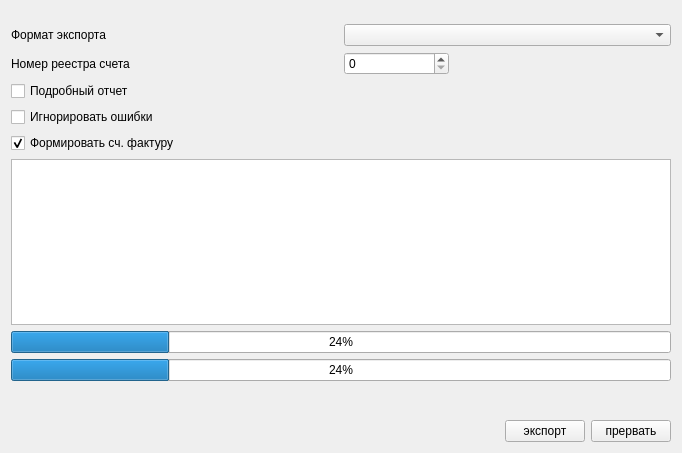
<?xml version="1.0" encoding="UTF-8"?>
<ui version="4.0">
 <class>ExportR23NativePage1</class>
 <widget class="QWidget" name="ExportR23NativePage1">
  <property name="geometry">
   <rect>
    <x>0</x>
    <y>0</y>
    <width>682</width>
    <height>453</height>
   </rect>
  </property>
  <property name="windowTitle">
   <string>Form</string>
  </property>
  <layout class="QGridLayout" name="gridLayout">
   <item row="2" column="0" colspan="2">
    <widget class="QLabel" name="lblRegistryNumber">
     <property name="text">
      <string>Номер реестра счета</string>
     </property>
    </widget>
   </item>
   <item row="4" column="0" colspan="3">
    <widget class="QCheckBox" name="chkIgnoreErrors">
     <property name="text">
      <string>Игнорировать ошибки</string>
     </property>
    </widget>
   </item>
   <item row="10" column="4">
    <spacer>
     <property name="orientation">
      <enum>Qt::Vertical</enum>
     </property>
     <property name="sizeHint" stdset="0">
      <size>
       <width>20</width>
       <height>40</height>
      </size>
     </property>
    </spacer>
   </item>
   <item row="1" column="0" colspan="2">
    <widget class="QLabel" name="lblExportType">
     <property name="text">
      <string>Формат экспорта</string>
     </property>
    </widget>
   </item>
   <item row="9" column="0">
    <widget class="QLabel" name="lblElapsed">
     <property name="text">
      <string/>
     </property>
    </widget>
   </item>
   <item row="1" column="3" colspan="3">
    <widget class="QComboBox" name="cmbExportType"/>
   </item>
   <item row="11" column="0" colspan="6">
    <layout class="QHBoxLayout" name="horizontalLayout">
     <item>
      <widget class="QLabel" name="lblRevision">
       <property name="enabled">
        <bool>false</bool>
       </property>
       <property name="text">
        <string/>
       </property>
      </widget>
     </item>
     <item>
      <spacer>
       <property name="orientation">
        <enum>Qt::Horizontal</enum>
       </property>
       <property name="sizeHint" stdset="0">
        <size>
         <width>40</width>
         <height>20</height>
        </size>
       </property>
      </spacer>
     </item>
     <item>
      <widget class="QPushButton" name="btnExport">
       <property name="text">
        <string>экспорт</string>
       </property>
      </widget>
     </item>
     <item>
      <widget class="QPushButton" name="btnCancel">
       <property name="text">
        <string>прервать</string>
       </property>
      </widget>
     </item>
    </layout>
   </item>
   <item row="3" column="0" colspan="2">
    <widget class="QCheckBox" name="chkVerboseLog">
     <property name="text">
      <string>Подробный отчет</string>
     </property>
    </widget>
   </item>
   <item row="5" column="0" colspan="4">
    <widget class="QCheckBox" name="chkMakeInvoice">
     <property name="text">
      <string>Формировать сч. фактуру</string>
     </property>
     <property name="checked">
      <bool>true</bool>
     </property>
    </widget>
   </item>
   <item row="0" column="4">
    <spacer>
     <property name="orientation">
      <enum>Qt::Vertical</enum>
     </property>
     <property name="sizeHint" stdset="0">
      <size>
       <width>20</width>
       <height>40</height>
      </size>
     </property>
    </spacer>
   </item>
   <item row="2" column="3">
    <widget class="QSpinBox" name="edtRegistryNumber">
     <property name="maximum">
      <number>99999</number>
     </property>
    </widget>
   </item>
   <item row="7" column="0" colspan="6">
    <widget class="CProgressBar" name="progressBarAccount">
     <property name="value">
      <number>24</number>
     </property>
    </widget>
   </item>
   <item row="6" column="0" colspan="6">
    <widget class="QTextBrowser" name="logBrowser"/>
   </item>
   <item row="8" column="0" colspan="6">
    <widget class="CProgressBar" name="progressBar">
     <property name="value">
      <number>24</number>
     </property>
    </widget>
   </item>
  </layout>
 </widget>
 <customwidgets>
  <customwidget>
   <class>CProgressBar</class>
   <extends>QProgressBar</extends>
   <header>library/ProgressBar.h</header>
  </customwidget>
 </customwidgets>
 <resources/>
 <connections/>
 <buttongroups>
  <buttongroup name="buttonGroup"/>
 </buttongroups>
</ui>
